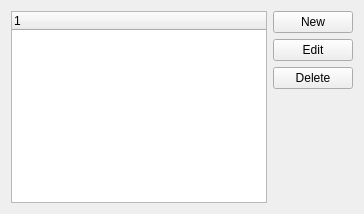
       <widget class="QWidget" name="_deliveriesTab">
        <attribute name="title">
         <string>Deliveries</string>
        </attribute>
        <layout class="QVBoxLayout" name="verticalLayout_7">
         <item>
          <layout class="QHBoxLayout" name="horizontalLayout_11">
           <item>
            <widget class="XTreeWidget" name="_deliveries"/>
           </item>
           <item>
            <layout class="QVBoxLayout" name="verticalLayout_5">
             <item>
              <widget class="QPushButton" name="_newDelivery">
               <property name="text">
                <string>New</string>
               </property>
              </widget>
             </item>
             <item>
              <widget class="QPushButton" name="_editDelivery">
               <property name="text">
                <string>Edit</string>
               </property>
              </widget>
             </item>
             <item>
              <widget class="QPushButton" name="_deleteDelivery">
               <property name="text">
                <string>Delete</string>
               </property>
              </widget>
             </item>
             <item>
              <spacer name="verticalSpacer_4">
               <property name="orientation">
                <enum>Qt::Vertical</enum>
               </property>
               <property name="sizeHint" stdset="0">
                <size>
                 <width>20</width>
                 <height>40</height>
                </size>
               </property>
              </spacer>
             </item>
            </layout>
           </item>
          </layout>
         </item>
        </layout>
       </widget>
